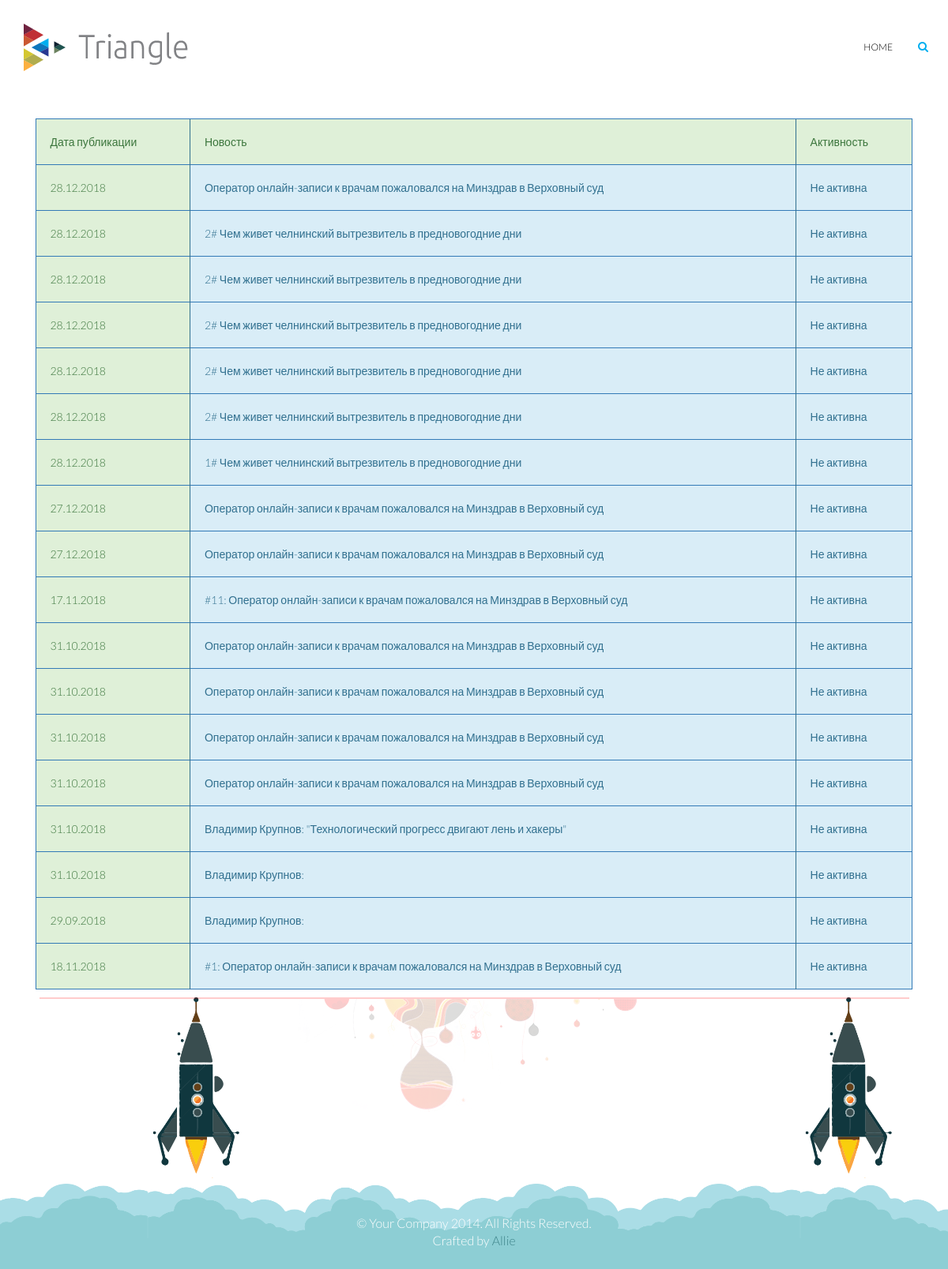
The app's page /admin/ (signed in), older data.
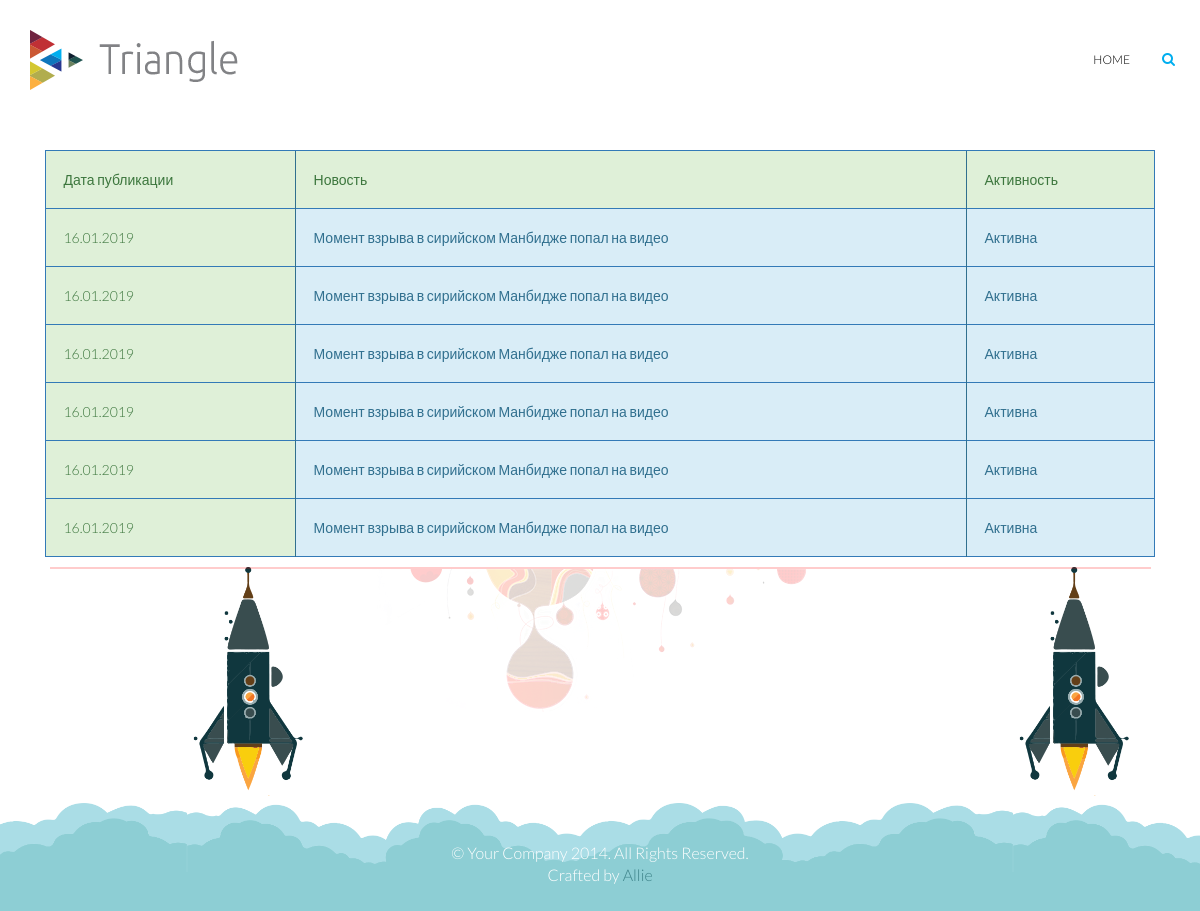
The same page, newer data.
### tables this page shows
CREATE TABLE `news` (
  `id` int(11) NOT NULL,
  `picture` varchar(255) NOT NULL,
  `caption` varchar(255) NOT NULL,
  `description` text NOT NULL,
  `love` int(11) NOT NULL DEFAULT '0',
  `comments` int(11) NOT NULL DEFAULT '0',
  `date` date NOT NULL,
  `category_id` int(11) NOT NULL,
  `author` varchar(32) NOT NULL,
  `activism` varchar(1) NOT NULL
);

### components/components.php (called while the page is built, shortened)
<?php
function displayTheTemplateAdmin($folder, $res, $data)
{
	$template = '../views/admin/'.$folder.'/view.php';
	include_once($template);
	return true;
}

### controllers/controllers.php (called while the page is built, shortened)
<?php
function displayNewsList()
{
	$res = giveTheListOfNews();
	displayTheTemplateAdmin('list', $res, array());
}

### models/models.php (called while the page is built, shortened)
<?php
function giveTheListOfNews()
{
	$db = connectionToTheDatabase();
	$sql = 'SELECT * FROM news ORDER BY id DESC';
	$statement = $db->prepare($sql);
	$statement->bindParam(':start', $start, PDO::PARAM_INT);
	$statement->bindParam(':perpage', $perpage, PDO::PARAM_INT);
	$statement->execute();
	$data = $statement->fetchAll(PDO::FETCH_CLASS);
	if (isset($data)) return $data;
}

### views/admin/list/view.php (the view)
<?php require_once '../views/admin/layouts/header.php'; ?>
<div class="container">
	<div class="col-md-12 col-sm-12">
		<table class="table--col">
			<tr>
				<td class="row-1">Дата публикации</td>
				<td class="row-2">Новость</td>
				<td class="row-2">Активность</td>
			</tr>
			<?php foreach ($res as $item): ?>
				<?php
	        $dateS = $item->date;
	        $dateS = explode('-', $dateS);
	        list($year, $month, $day) = $dateS;
	      ?>
	      <tr onclick="location = './?action=edit&itemID=<?=$item->id; ?>'">
	        <td class="row-1"><?=date("d.m.Y", mktime(0, 0, 0, $month, $day, $year)); ?></td>
	        <td class="row-2"><?=$item->caption; ?></td>
	        <td class="row-2"><?=($item->activism == 'Y') ? 'Активна' : 'Не активна'; ?></td>
	      </tr>
	    <?php endforeach; ?>
		</table>
	</div>
</div>
<?php require_once '../views/admin/layouts/footer.php'; ?>

### admin/index.php (shortened to what this page needs)
<?php
$uri = $_SERVER['REQUEST_URI'];
if (isset($_SESSION['session_username'])) {
	if ($_SESSION['session_username'] == ADMIN_USERNAME) {
		switch ($uri) {
			case '/admin/':
				displayNewsList();
				break;
		}
	} else {
		echo showTemplate("Вы не являетесь администратором сайта...", "message");
		return false;
	}
} else {
	echo showTemplate("Пожалуйста авторизуйтесь...", "message");
	return false;
}

### views/admin/layouts/header.php (shortened to what this page needs)
<!DOCTYPE html>
<html lang="en">
<head>
    <link href="../template/css/bootstrap.min.css" rel="stylesheet">
    <link href="../template/css/font-awesome.min.css" rel="stylesheet">
    <link href="../template/css/lightbox.css" rel="stylesheet">
    <link href="../template/css/animate.min.css" rel="stylesheet">
    <link href="../template/css/main.css" rel="stylesheet">
    <link href="../template/css/responsive.css" rel="stylesheet">
</head>
<body>
    <header id="header">
        <div class="navbar navbar-inverse" role="banner">
            <div class="container">
                <div class="navbar-header">
                    <a class="navbar-brand" href="../">
                        <h1><img src="../template/images/logo.png" alt="logo"></h1>
                    </a>
                </div>
                <div class="collapse navbar-collapse">
                    <ul class="nav navbar-nav navbar-right">
                        <li><a href="../">Home</a></li>
                    </ul>
                </div>
                <div class="search">
                    <form role="form">
                        <i class="fa fa-search"></i>
                    </form>
                </div>
            </div>
        </div>
    </header>

### views/admin/layouts/footer.php (shortened to what this page needs)
    <footer id="footer">
        <div class="container">
            <div class="row">
                <div class="col-sm-12 text-center bottom-separator">
                    <img src="../template/images/home/under.png" class="img-responsive inline" alt="">
                </div>
                <div class="col-sm-12">
                    <div class="copyright-text text-center">
                        <p>&copy; Your Company 2014. All Rights Reserved.</p>
                        <p>Crafted by <a target="_blank" href="http://designscrazed.org/">Allie</a></p>
                    </div>
                </div>
            </div>
        </div>
    </footer>
</body>
</html>

### template/css/main.css (style rules this page uses)
body { background: #fff; font-family: 'Lato', sans-serif; font-weight: 300; font-size: 14px; line-height: 22px; color: #000; }
html { height: 100%; }
a { color:#C03035; }
a { -webkit-transition: 300ms; -moz-transition: 300ms; -o-transition: 300ms; transition: 300ms; }
ul { list-style: none; }
h1, h2, h3, h4, h5, h6 { font-family: 'Lato', sans-serif; font-weight: 300; }
h1 { color: #686868; }
.inline { display: inline-block; }
#header { margin-bottom: 0; padding: 30px 0 60px 0; }
#header .navbar-inverse .container { position: relative; }
.search { position: absolute; top: 20px; right: 0; z-index: 1; }
.search i { color: #00aeef; cursor: pointer; position: absolute; right: 10px; top: 2px; }
#header .navbar { background: #fff; border: 0; margin-bottom: 0; }
#header .navbar-brand { padding: 0; margin-left: 0; }
#header .navbar-brand h1 { padding: 0; margin: 0; }
#header .navbar-nav.navbar-right >li:last-child { margin-right: 20px; }
#header .navbar-nav.navbar-right >li a { color: #000; font-size: 12px; padding: 20px; text-transform: uppercase; font-weight: 300; }
#footer { padding-bottom: 10px; background-image: url(../images/home/footer.png); background-repeat: repeat-x; background-position: bottom; background-size: contain; }
#footer .bottom-separator { margin-bottom: 60px; }
.copyright-text { margin-top: 70px; color: #fff; font-size: 16px; padding-bottom: 15px; }
.copyright-text a { color: #3e848a }
.copyright-text p { margin-bottom: 0; }
.table--col { border-collapse: collapse; width: 100%; max-width: 100%; margin-bottom: 1rem; background-color: transparent; border: 1px solid #337ab7; }
.table--col th, .table--col td { padding: 1.75rem; vertical-align: top; border-top: 1px solid #337ab7; }
.table--col td.row-1, .table--col tr:first-child td { background: #dff0d8; color: #3c763d; }
.table--col td.row-2 { color: #31708f; background-color: #d9edf7; border-left: 1px solid #31708f; }

Row changes from the older to the newer data that the page shows:
removed news: year "28.12.2018", caption "Оператор онлайн-записи к врачам пожаловался на Минздрав в Верховный суд", shows "Не активна"
removed news: year "28.12.2018", caption "2# Чем живет челнинский вытрезвитель в предновогодние дни", shows "Не активна"
removed news: year "28.12.2018", caption "2# Чем живет челнинский вытрезвитель в предновогодние дни", shows "Не активна"
removed news: year "28.12.2018", caption "2# Чем живет челнинский вытрезвитель в предновогодние дни", shows "Не активна"
removed news: year "28.12.2018", caption "2# Чем живет челнинский вытрезвитель в предновогодние дни", shows "Не активна"
removed news: year "28.12.2018", caption "2# Чем живет челнинский вытрезвитель в предновогодние дни", shows "Не активна"
removed news: year "28.12.2018", caption "1# Чем живет челнинский вытрезвитель в предновогодние дни", shows "Не активна"
removed news: year "27.12.2018", caption "Оператор онлайн-записи к врачам пожаловался на Минздрав в Верховный суд", shows "Не активна"
removed news: year "27.12.2018", caption "Оператор онлайн-записи к врачам пожаловался на Минздрав в Верховный суд", shows "Не активна"
removed news: year "17.11.2018", caption "#11: Оператор онлайн-записи к врачам пожаловался на Минздрав в Верховный суд", shows "Не активна"
removed news: year "31.10.2018", caption "Оператор онлайн-записи к врачам пожаловался на Минздрав в Верховный суд", shows "Не активна"
removed news: year "31.10.2018", caption "Оператор онлайн-записи к врачам пожаловался на Минздрав в Верховный суд", shows "Не активна"
removed news: year "31.10.2018", caption "Оператор онлайн-записи к врачам пожаловался на Минздрав в Верховный суд", shows "Не активна"
removed news: year "31.10.2018", caption "Оператор онлайн-записи к врачам пожаловался на Минздрав в Верховный суд", shows "Не активна"
removed news: year "31.10.2018", caption "Владимир Крупнов: \"Технологический прогресс двигают лень и хакеры\"", shows "Не активна"
removed news: year "31.10.2018", caption "Владимир Крупнов:", shows "Не активна"
removed news: year "29.09.2018", caption "Владимир Крупнов:", shows "Не активна"
removed news: year "18.11.2018", caption "#1: Оператор онлайн-записи к врачам пожаловался на Минздрав в Верховный суд", shows "Не активна"
added news: year "16.01.2019", caption "Момент взрыва в сирийском Манбидже попал на видео", activism "Активна"
added news: year "16.01.2019", caption "Момент взрыва в сирийском Манбидже попал на видео", activism "Активна"
added news: year "16.01.2019", caption "Момент взрыва в сирийском Манбидже попал на видео", activism "Активна"
added news: year "16.01.2019", caption "Момент взрыва в сирийском Манбидже попал на видео", activism "Активна"
added news: year "16.01.2019", caption "Момент взрыва в сирийском Манбидже попал на видео", activism "Активна"
added news: year "16.01.2019", caption "Момент взрыва в сирийском Манбидже попал на видео", activism "Активна"
